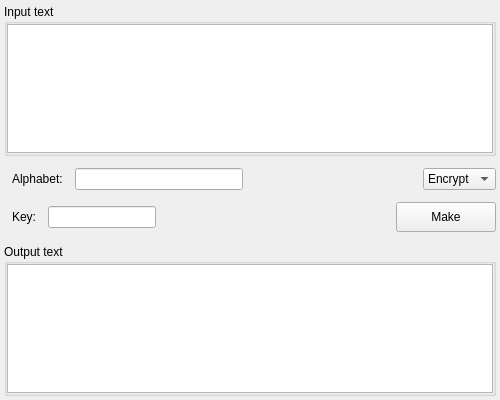
<?xml version="1.0" encoding="UTF-8"?>
<ui version="4.0">
 <class>hill</class>
 <widget class="QWidget" name="hill">
  <property name="geometry">
   <rect>
    <x>0</x>
    <y>0</y>
    <width>500</width>
    <height>400</height>
   </rect>
  </property>
  <property name="windowTitle">
   <string>Form</string>
  </property>
  <layout class="QVBoxLayout" name="verticalLayout">
   <property name="spacing">
    <number>12</number>
   </property>
   <property name="leftMargin">
    <number>4</number>
   </property>
   <property name="topMargin">
    <number>4</number>
   </property>
   <property name="rightMargin">
    <number>4</number>
   </property>
   <property name="bottomMargin">
    <number>4</number>
   </property>
   <item>
    <widget class="QGroupBox" name="group_box_input">
     <property name="title">
      <string>Input text</string>
     </property>
     <layout class="QVBoxLayout" name="verticalLayout_37">
      <property name="spacing">
       <number>0</number>
      </property>
      <property name="leftMargin">
       <number>0</number>
      </property>
      <property name="topMargin">
       <number>0</number>
      </property>
      <property name="rightMargin">
       <number>0</number>
      </property>
      <property name="bottomMargin">
       <number>0</number>
      </property>
      <item>
       <widget class="QTextEdit" name="text_edit_input"/>
      </item>
     </layout>
    </widget>
   </item>
   <item>
    <layout class="QHBoxLayout" name="horizontal_layout_1">
     <property name="spacing">
      <number>12</number>
     </property>
     <property name="leftMargin">
      <number>8</number>
     </property>
     <item>
      <widget class="QLabel" name="label_alphabet">
       <property name="sizePolicy">
        <sizepolicy hsizetype="Fixed" vsizetype="Fixed">
         <horstretch>0</horstretch>
         <verstretch>0</verstretch>
        </sizepolicy>
       </property>
       <property name="text">
        <string>Alphabet:</string>
       </property>
      </widget>
     </item>
     <item>
      <widget class="QLineEdit" name="line_edit_alphabet"/>
     </item>
     <item>
      <spacer name="horizontal_spacer_1">
       <property name="orientation">
        <enum>Qt::Horizontal</enum>
       </property>
       <property name="sizeHint" stdset="0">
        <size>
         <width>40</width>
         <height>20</height>
        </size>
       </property>
      </spacer>
     </item>
     <item>
      <widget class="QComboBox" name="combo_box_mode">
       <property name="sizePolicy">
        <sizepolicy hsizetype="Fixed" vsizetype="Fixed">
         <horstretch>0</horstretch>
         <verstretch>0</verstretch>
        </sizepolicy>
       </property>
       <item>
        <property name="text">
         <string>Encrypt</string>
        </property>
       </item>
       <item>
        <property name="text">
         <string>Decrypt</string>
        </property>
       </item>
      </widget>
     </item>
    </layout>
   </item>
   <item>
    <layout class="QHBoxLayout" name="horizontal_layout_2">
     <property name="spacing">
      <number>12</number>
     </property>
     <property name="leftMargin">
      <number>8</number>
     </property>
     <item>
      <widget class="QLabel" name="label_key">
       <property name="sizePolicy">
        <sizepolicy hsizetype="Fixed" vsizetype="Fixed">
         <horstretch>0</horstretch>
         <verstretch>0</verstretch>
        </sizepolicy>
       </property>
       <property name="text">
        <string>Key:</string>
       </property>
      </widget>
     </item>
     <item>
      <widget class="QLineEdit" name="line_edit_key">
       <property name="sizePolicy">
        <sizepolicy hsizetype="Fixed" vsizetype="Fixed">
         <horstretch>0</horstretch>
         <verstretch>0</verstretch>
        </sizepolicy>
       </property>
      </widget>
     </item>
     <item>
      <spacer name="horizontal_spacer_2">
       <property name="orientation">
        <enum>Qt::Horizontal</enum>
       </property>
       <property name="sizeHint" stdset="0">
        <size>
         <width>40</width>
         <height>20</height>
        </size>
       </property>
      </spacer>
     </item>
     <item>
      <widget class="QPushButton" name="button_make">
       <property name="sizePolicy">
        <sizepolicy hsizetype="Fixed" vsizetype="Fixed">
         <horstretch>0</horstretch>
         <verstretch>0</verstretch>
        </sizepolicy>
       </property>
       <property name="minimumSize">
        <size>
         <width>100</width>
         <height>30</height>
        </size>
       </property>
       <property name="text">
        <string>Make</string>
       </property>
      </widget>
     </item>
    </layout>
   </item>
   <item>
    <widget class="QGroupBox" name="group_box_output">
     <property name="title">
      <string>Output text</string>
     </property>
     <layout class="QVBoxLayout" name="verticalLayout_38">
      <property name="spacing">
       <number>0</number>
      </property>
      <property name="leftMargin">
       <number>0</number>
      </property>
      <property name="topMargin">
       <number>0</number>
      </property>
      <property name="rightMargin">
       <number>0</number>
      </property>
      <property name="bottomMargin">
       <number>0</number>
      </property>
      <item>
       <widget class="QTextEdit" name="text_edit_output">
        <property name="readOnly">
         <bool>true</bool>
        </property>
       </widget>
      </item>
     </layout>
    </widget>
   </item>
  </layout>
 </widget>
 <resources/>
 <connections/>
</ui>
